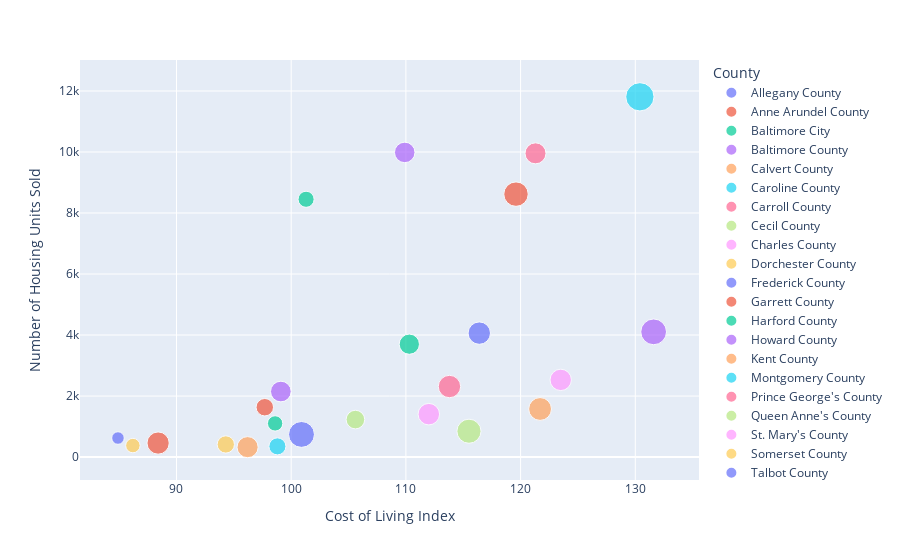

Source (notebook cell):
### Code cell
# Create scatter plot comparing number of housing units sold with cost of living index
px.scatter(
    md_housing_sales,
    x="Cost of Living Index",
    y="Number of Housing Units Sold",
    size="Average Sale Price",
    color="County",
)

### Figure 1 — Plotly figure (JSON) as saved in the notebook; plotly's stock layout.template omitted (floating-point values rounded to 4 significant figures)
{"data": [{"hovertemplate": "County=Allegany County<br>Cost of Living Index=%{x}<br>Number of Housing Units Sold=%{y}<br>Average Sale Price=%{marker.size}<extra></extra>", "legendgroup": "Allegany County", "marker": {"color": "#636efa", "size": [105707], "sizemode": "area", "sizeref": 1340.0, "symbol": "circle"}, "mode": "markers", "name": "Allegany County", "orientation": "v", "showlegend": true, "type": "scatter", "x": [84.9], "xaxis": "x", "y": [624], "yaxis": "y"}, {"hovertemplate": "County=Anne Arundel County<br>Cost of Living Index=%{x}<br>Number of Housing Units Sold=%{y}<br>Average Sale Price=%{marker.size}<extra></extra>", "legendgroup": "Anne Arundel County", "marker": {"color": "#EF553B", "size": [400107], "sizemode": "area", "sizeref": 1340.0, "symbol": "circle"}, "mode": "markers", "name": "Anne Arundel County", "orientation": "v", "showlegend": true, "type": "scatter", "x": [119.6], "xaxis": "x", "y": [8619], "yaxis": "y"}, {"hovertemplate": "County=Baltimore City<br>Cost of Living Index=%{x}<br>Number of Housing Units Sold=%{y}<br>Average Sale Price=%{marker.size}<extra></extra>", "legendgroup": "Baltimore City", "marker": {"color": "#00cc96", "size": [173413], "sizemode": "area", "sizeref": 1340.0, "symbol": "circle"}, "mode": "markers", "name": "Baltimore City", "orientation": "v", "showlegend": true, "type": "scatter", "x": [101.3], "xaxis": "x", "y": [8450], "yaxis": "y"}, {"hovertemplate": "County=Baltimore County<br>Cost of Living Index=%{x}<br>Number of Housing Units Sold=%{y}<br>Average Sale Price=%{marker.size}<extra></extra>", "legendgroup": "Baltimore County", "marker": {"color": "#ab63fa", "size": [281797], "sizemode": "area", "sizeref": 1340.0, "symbol": "circle"}, "mode": "markers", "name": "Baltimore County", "orientation": "v", "showlegend": true, "type": "scatter", "x": [109.9], "xaxis": "x", "y": [9986], "yaxis": "y"}, {"hovertemplate": "County=Calvert County<br>Cost of Living Index=%{x}<br>Number of Housing Units Sold=%{y}<br>Average Sale Price=%{marker.size}<extra></extra>", "legendgroup": "Calvert County", "marker": {"color": "#FFA15A", "size": [348891], "sizemode": "area", "sizeref": 1340.0, "symbol": "circle"}, "mode": "markers", "name": "Calvert County", "orientation": "v", "showlegend": true, "type": "scatter", "x": [121.7], "xaxis": "x", "y": [1576], "yaxis": "y"}, {"hovertemplate": "County=Caroline County<br>Cost of Living Index=%{x}<br>Number of Housing Units Sold=%{y}<br>Average Sale Price=%{marker.size}<extra></extra>", "legendgroup": "Caroline County", "marker": {"color": "#19d3f3", "size": [194819], "sizemode": "area", "sizeref": 1340.0, "symbol": "circle"}, "mode": "markers", "name": "Caroline County", "orientation": "v", "showlegend": true, "type": "scatter", "x": [98.8], "xaxis": "x", "y": [351], "yaxis": "y"}, {"hovertemplate": "County=Carroll County<br>Cost of Living Index=%{x}<br>Number of Housing Units Sold=%{y}<br>Average Sale Price=%{marker.size}<extra></extra>", "legendgroup": "Carroll County", "marker": {"color": "#FF6692", "size": [335577], "sizemode": "area", "sizeref": 1340.0, "symbol": "circle"}, "mode": "markers", "name": "Carroll County", "orientation": "v", "showlegend": true, "type": "scatter", "x": [113.8], "xaxis": "x", "y": [2312], "yaxis": "y"}, {"hovertemplate": "County=Cecil County<br>Cost of Living Index=%{x}<br>Number of Housing Units Sold=%{y}<br>Average Sale Price=%{marker.size}<extra></extra>", "legendgroup": "Cecil County", "marker": {"color": "#B6E880", "size": [232193], "sizemode": "area", "sizeref": 1340.0, "symbol": "circle"}, "mode": "markers", "name": "Cecil County", "orientation": "v", "showlegend": true, "type": "scatter", "x": [105.6], "xaxis": "x", "y": [1229], "yaxis": "y"}, {"hovertemplate": "County=Charles County<br>Cost of Living Index=%{x}<br>Number of Housing Units Sold=%{y}<br>Average Sale Price=%{marker.size}<extra></extra>", "legendgroup": "Charles County", "marker": {"color": "#FF97FF", "size": [306088], "sizemode": "area", "sizeref": 1340.0, "symbol": "circle"}, "mode": "markers", "name": "Charles County", "orientation": "v", "showlegend": true, "type": "scatter", "x": [123.5], "xaxis": "x", "y": [2530], "yaxis": "y"}, {"hovertemplate": "County=Dorchester County<br>Cost of Living Index=%{x}<br>Number of Housing Units Sold=%{y}<br>Average Sale Price=%{marker.size}<extra></extra>", "legendgroup": "Dorchester County", "marker": {"color": "#FECB52", "size": [200535], "sizemode": "area", "sizeref": 1340.0, "symbol": "circle"}, "mode": "markers", "name": "Dorchester County", "orientation": "v", "showlegend": true, "type": "scatter", "x": [94.3], "xaxis": "x", "y": [413], "yaxis": "y"}, {"hovertemplate": "County=Frederick County<br>Cost of Living Index=%{x}<br>Number of Housing Units Sold=%{y}<br>Average Sale Price=%{marker.size}<extra></extra>", "legendgroup": "Frederick County", "marker": {"color": "#636efa", "size": [335852], "sizemode": "area", "sizeref": 1340.0, "symbol": "circle"}, "mode": "markers", "name": "Frederick County", "orientation": "v", "showlegend": true, "type": "scatter", "x": [116.4], "xaxis": "x", "y": [4063], "yaxis": "y"}, {"hovertemplate": "County=Garrett County<br>Cost of Living Index=%{x}<br>Number of Housing Units Sold=%{y}<br>Average Sale Price=%{marker.size}<extra></extra>", "legendgroup": "Garrett County", "marker": {"color": "#EF553B", "size": [330468], "sizemode": "area", "sizeref": 1340.0, "symbol": "circle"}, "mode": "markers", "name": "Garrett County", "orientation": "v", "showlegend": true, "type": "scatter", "x": [88.4], "xaxis": "x", "y": [459], "yaxis": "y"}, {"hovertemplate": "County=Harford County<br>Cost of Living Index=%{x}<br>Number of Housing Units Sold=%{y}<br>Average Sale Price=%{marker.size}<extra></extra>", "legendgroup": "Harford County", "marker": {"color": "#00cc96", "size": [275186], "sizemode": "area", "sizeref": 1340.0, "symbol": "circle"}, "mode": "markers", "name": "Harford County", "orientation": "v", "showlegend": true, "type": "scatter", "x": [110.3], "xaxis": "x", "y": [3700], "yaxis": "y"}, {"hovertemplate": "County=Howard County<br>Cost of Living Index=%{x}<br>Number of Housing Units Sold=%{y}<br>Average Sale Price=%{marker.size}<extra></extra>", "legendgroup": "Howard County", "marker": {"color": "#ab63fa", "size": [444776], "sizemode": "area", "sizeref": 1340.0, "symbol": "circle"}, "mode": "markers", "name": "Howard County", "orientation": "v", "showlegend": true, "type": "scatter", "x": [131.6], "xaxis": "x", "y": [4104], "yaxis": "y"}, {"hovertemplate": "County=Kent County<br>Cost of Living Index=%{x}<br>Number of Housing Units Sold=%{y}<br>Average Sale Price=%{marker.size}<extra></extra>", "legendgroup": "Kent County", "marker": {"color": "#FFA15A", "size": [299504], "sizemode": "area", "sizeref": 1340.0, "symbol": "circle"}, "mode": "markers", "name": "Kent County", "orientation": "v", "showlegend": true, "type": "scatter", "x": [96.2], "xaxis": "x", "y": [324], "yaxis": "y"}, {"hovertemplate": "County=Montgomery County<br>Cost of Living Index=%{x}<br>Number of Housing Units Sold=%{y}<br>Average Sale Price=%{marker.size}<extra></extra>", "legendgroup": "Montgomery County", "marker": {"color": "#19d3f3", "size": [535846], "sizemode": "area", "sizeref": 1340.0, "symbol": "circle"}, "mode": "markers", "name": "Montgomery County", "orientation": "v", "showlegend": true, "type": "scatter", "x": [130.4], "xaxis": "x", "y": [11809], "yaxis": "y"}, {"hovertemplate": "County=Prince George's County<br>Cost of Living Index=%{x}<br>Number of Housing Units Sold=%{y}<br>Average Sale Price=%{marker.size}<extra></extra>", "legendgroup": "Prince George's County", "marker": {"color": "#FF6692", "size": [295642], "sizemode": "area", "sizeref": 1340.0, "symbol": "circle"}, "mode": "markers", "name": "Prince George's County", "orientation": "v", "showlegend": true, "type": "scatter", "x": [121.3], "xaxis": "x", "y": [9956], "yaxis": "y"}, {"hovertemplate": "County=Queen Anne's County<br>Cost of Living Index=%{x}<br>Number of Housing Units Sold=%{y}<br>Average Sale Price=%{marker.size}<extra></extra>", "legendgroup": "Queen Anne's County", "marker": {"color": "#B6E880", "size": [389875], "sizemode": "area", "sizeref": 1340.0, "symbol": "circle"}, "mode": "markers", "name": "Queen Anne's County", "orientation": "v", "showlegend": true, "type": "scatter", "x": [115.5], "xaxis": "x", "y": [847], "yaxis": "y"}, {"hovertemplate": "County=St. Mary's County<br>Cost of Living Index=%{x}<br>Number of Housing Units Sold=%{y}<br>Average Sale Price=%{marker.size}<extra></extra>", "legendgroup": "St. Mary's County", "marker": {"color": "#FF97FF", "size": [309528], "sizemode": "area", "sizeref": 1340.0, "symbol": "circle"}, "mode": "markers", "name": "St. Mary's County", "orientation": "v", "showlegend": true, "type": "scatter", "x": [112], "xaxis": "x", "y": [1406], "yaxis": "y"}, {"hovertemplate": "County=Somerset County<br>Cost of Living Index=%{x}<br>Number of Housing Units Sold=%{y}<br>Average Sale Price=%{marker.size}<extra></extra>", "legendgroup": "Somerset County", "marker": {"color": "#FECB52", "size": [139983], "sizemode": "area", "sizeref": 1340.0, "symbol": "circle"}, "mode": "markers", "name": "Somerset County", "orientation": "v", "showlegend": true, "type": "scatter", "x": [86.2], "xaxis": "x", "y": [377], "yaxis": "y"}, {"hovertemplate": "County=Talbot County<br>Cost of Living Index=%{x}<br>Number of Housing Units Sold=%{y}<br>Average Sale Price=%{marker.size}<extra></extra>", "legendgroup": "Talbot County", "marker": {"color": "#636efa", "size": [448593], "sizemode": "area", "sizeref": 1340.0, "symbol": "circle"}, "mode": "markers", "name": "Talbot County", "orientation": "v", "showlegend": true, "type": "scatter", "x": [100.9], "xaxis": "x", "y": [742], "yaxis": "y"}, {"hovertemplate": "County=Washington County<br>Cost of Living Index=%{x}<br>Number of Housing Units Sold=%{y}<br>Average Sale Price=%{marker.size}<extra></extra>", "legendgroup": "Washington County", "marker": {"color": "#EF553B", "size": [204066], "sizemode": "area", "sizeref": 1340.0, "symbol": "circle"}, "mode": "markers", "name": "Washington County", "orientation": "v", "showlegend": true, "type": "scatter", "x": [97.7], "xaxis": "x", "y": [1634], "yaxis": "y"}, {"hovertemplate": "County=Wicomico County<br>Cost of Living Index=%{x}<br>Number of Housing Units Sold=%{y}<br>Average Sale Price=%{marker.size}<extra></extra>", "legendgroup": "Wicomico County", "marker": {"color": "#00cc96", "size": [157531], "sizemode": "area", "sizeref": 1340.0, "symbol": "circle"}, "mode": "markers", "name": "Wicomico County", "orientation": "v", "showlegend": true, "type": "scatter", "x": [98.6], "xaxis": "x", "y": [1103], "yaxis": "y"}, {"hovertemplate": "County=Worcester County<br>Cost of Living Index=%{x}<br>Number of Housing Units Sold=%{y}<br>Average Sale Price=%{marker.size}<extra></extra>", "legendgroup": "Worcester County", "marker": {"color": "#ab63fa", "size": [285980], "sizemode": "area", "sizeref": 1340.0, "symbol": "circle"}, "mode": "markers", "name": "Worcester County", "orientation": "v", "showlegend": true, "type": "scatter", "x": [99.1], "xaxis": "x", "y": [2148], "yaxis": "y"}], "layout": {"autosize": true, "legend": {"itemsizing": "constant", "title": {"text": "County"}, "tracegroupgap": 0}, "margin": {"t": 60}, "xaxis": {"anchor": "y", "autorange": true, "domain": [0, 1], "range": [81.66, 135.4], "title": {"text": "Cost of Living Index"}, "type": "linear"}, "yaxis": {"anchor": "x", "autorange": true, "domain": [0, 1], "range": [-924.3, 13240.0], "title": {"text": "Number of Housing Units Sold"}, "type": "linear"}}}
